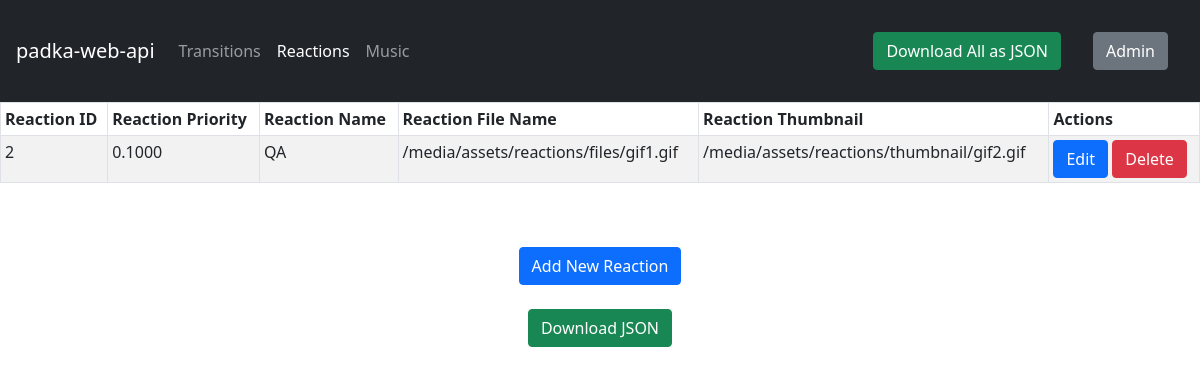
Page /reactions on the committed database.
### app/models.py (models this page shows)
class Reactions(models.Model):
    id = models.AutoField(primary_key=True)
    priority = models.DecimalField(max_digits=5, decimal_places=4)
    name = models.CharField(max_length=200)
    filename = models.FileField(upload_to='assets/reactions/files')
    thumbnail = models.FileField(upload_to='assets/reactions/thumbnail')
    class Meta:
        db_table = "reactions"

### app/views.py (the view)
# urls.py: path('reactions',views.showReactions),
def showReactions(request):
    reactions = Reactions.objects.all()
    return render(request,"reactions/show.html",{'reactions':reactions})

### app/templates/reactions/show.html (shortened to what this page needs)
<!DOCTYPE html>
<html lang="en">
<head>
     {% load static %}
     <link href="{% static 'css/bootstrap.css' %}" rel="stylesheet">
</head>
<body>
<nav class="navbar navbar-expand-md navbar-dark bg-dark p-3">
    <a class="navbar-brand" href="#">padka-web-api</a>
    <div class="collapse navbar-collapse" id="navbarCollapse">
        <ul class="navbar-nav mr-auto">
        <li class="nav-item">
            <a class="nav-link" href="/transitions">Transitions </a>
        </li>
        <li class="nav-item active">
            <a class="nav-link active" href="/reactions">Reactions</a>
        </li>
        <li class="nav-item">
            <a class="nav-link" href="/music">Music</a>
        </li>
        </ul>
    </div>
    <br>
    <center><a href="/downloadAllAsJSON" class="btn btn-success m-3">Download All as JSON</a></center>
    <center><a href="/admin" class="btn btn-secondary m-3">Admin</a></center>
</nav>
<table class="table table-striped table-bordered table-sm">
    <thead class="thead-dark">
    <tr>
        <th>Reaction ID</th>
        <th>Reaction Priority</th>
        <th>Reaction Name</th>
        <th>Reaction File Name</th>
        <th>Reaction Thumbnail</th>
        <th>Actions</th>
    </tr>
    </thead>
    <tbody>
{% for reaction in reactions %}
    <tr>
        <td>{{ reaction.id }}</td>
        <td>{{ reaction.priority }}</td>
        <td>{{ reaction.name }}</td>
        <td>{{ reaction.filename.url }}</td>
        <td>{{ reaction.thumbnail.url }}</td>
        <td>
            <a href="/reactions/editReaction/{{ reaction.id }}" class="btn btn-primary"><span class="glyphicon glyphicon-pencil" >Edit</span></a>
            <a href="/reactions/deleteReaction/{{ reaction.id }}" class="btn btn-danger" onclick="return confirm('Are you sure you want to delete this item?');">Delete</a>
        </td>
    </tr>
{% endfor %}
    </tbody>
</table>
<br>
<br>
<center><a href="/reactions/createReaction" class="btn btn-primary">Add New Reaction</a></center>
<br>
<center><a href="/reactions/downloadJsonReactions" class="btn btn-success">Download JSON</a></center>
</body>
</html>

### rows in the picture
Reactions: id "2", priority "0.1000", name "QA", filename "/media/assets/reactions/files/gif1.gif", thumbnail "/media/assets/reactions/thumbnail/gif2.gif"
